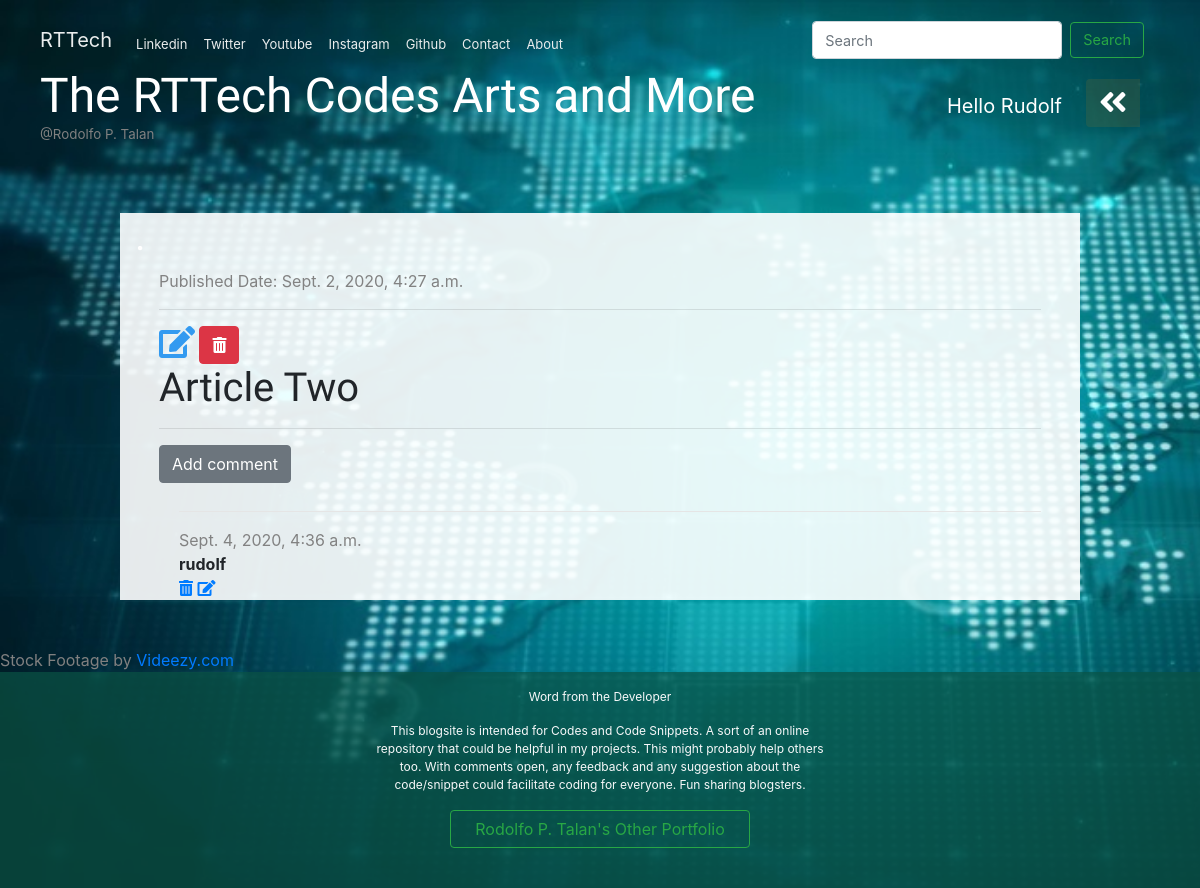
The page /post/14/ (signed in) on the database its author committed.
### blog/models.py (models this page shows, shortened)
class Post(models.Model):
    author = models.ForeignKey("auth.User", on_delete= models.CASCADE)
    title = models.CharField(max_length=200)
    text = models.TextField(null=True)
    created_date = models.DateTimeField(default=timezone.now)
    published_date = models.DateTimeField(blank=True, null=True)

class Comment(models.Model):
    post = models.ForeignKey('blog.Post', on_delete=models.CASCADE, related_name='comments')
    author = models.CharField(max_length=200)
    text = models.TextField()
    created_date = models.DateTimeField(default=timezone.now)
    approved = models.BooleanField(default=False)

### blog/views.py (the view)
# urls.py: path('post/<int:pk>/', views.post_detail, name='post_detail'),
def post_detail(request, pk):
    post = get_object_or_404(Post, pk=pk)
    stuff_for_frontend = {'post': post }
    return render(request, 'blog/post_detail.html', stuff_for_frontend)

### blog/templatetags/markdownify.py (called while the page is built)
@register.filter
def markdown(value):
    renderer = HighlightRenderer()
    markdown = mistune.Markdown(renderer=renderer)
    return markdown(value)

### blog/templates/blog/post_detail.html (shortened to what this page needs)
{% extends 'blog/base.html' %}
{% load markdownify %}
{% block content %}
<h1 style="color:white">.</h1>
<div class=" ml-4  mr-4">
      <div class="post">
        {% if post.published_date %}
            <div class="date">
               Published Date: {{ post.published_date }}
            </div>
        {% endif %}
          <hr>
        {% if user.is_authenticated and user.is_superuser or request.user == post.author%}
            <a href="{% url 'post_edit' pk=post.pk %}"><i class="fas fa-edit fa-2x"
                        style="color: #339af0; vertical-align:sub"></i></a>
            <a href="{% url 'post_delete' pk=post.pk %}" class="btn btn-danger"
                onclick="return confirm('Are you sure you want to delete this post?')">
            <i class="fas fa-trash-alt"></i>
            </a>
        {% endif %}
        <h1>{{ post.title }}</h1>
    </div>
    <hr>
    <a href="{% url 'add_comment_to_post' pk=post.pk %}" class="btn btn-secondary mb-2">Add comment</a>
    {% for comment in post.comments.all %}
        {% if user.is_authenticated and comment.approved  or user.is_superuser or  not comment.approved and comment.author == request.user.username %}
            <div class="comment">
                <hr style="background:rgba(255, 255, 255)">
                <div class="date">
                   {{ comment.created_date }}
                </div>
                <strong>{{ comment.author }}</strong><br>
                {% if comment.author == request.user.username or user.is_superuser %}
					<a href="{% url 'comment_remove' pk=comment.pk %}"><i class="fas fa-trash-alt"></i></a>
				{% endif %}
                {% if comment.author == request.user.username %}
					<a href="{% url 'edit_comment_to_post' pk=comment.pk %}"><i class="fas fa-edit"></i></a>
				{% endif %}
			</div>
        {% endif %}
    {% empty %}
        <p>No comments yet...</p>
     <h1 style="color:white">.</h1>
    {% endfor %}
</div>
{% endblock %}

### blog/templates/blog/base.html (shortened to what this page needs)
<!DOCTYPE html>
<html lang="en">
{% load static %}
{% load markdownify %}
<head>
    <link rel="stylesheet" href="https://stackpath.bootstrapcdn.com/bootstrap/4.1.3/css/bootstrap.min.css">
    <link rel="stylesheet" href="{% static 'css/blog.css' %}">
    <link rel="stylesheet" href="{% static 'css/burger.css' %}">
    <link rel="stylesheet" href="https://use.fontawesome.com/releases/v5.2.0/css/all.css">
    <link rel="stylesheet" href="{% static 'css/zenburn.css' %}">
</head>
<body>
<div >
    <div class="page-header">
        <nav class="navbar navbar-expand-lg navbar-light"  style="padding-bottom:0;padding-left:0;background-color:rgbargba(255, 148, 0, 1);font-size:.9rem; margin-top:0 ">
          <a class="navbar-brand" href="#" style="color:#EAEDED">RTTech</a>
          <div class="collapse navbar-collapse" id="navbarSupportedContent" >
            <ul class="navbar-nav mr-auto">
              <li class="nav-item">
                <a class="nav-link" href="https://ca.linkedin.com/in/rodolfo-talan-80a74017" target="_blank" style="font-size:small;padding-bottom:0 ; color:#EAEDED">Linkedin</a>
              </li>
              <li class="nav-item active">
                <a class="nav-link" href="https://twitter.com/RodolfoTalan" target="_blank" style="font-size:small; padding-bottom:0 ;color:#EAEDED">Twitter</a>
              </li>
              <li class="nav-item">
                <a class="nav-link" href="https://www.youtube.com/channel/UC8J7CJK9jrePNu4l1rOfOJw?view_as=subscriber " target="_blank" style="font-size:small;padding-bottom:0  ;color:#EAEDED">Youtube</a>
              </li>
              <li class="nav-item">
                <a class="nav-link" href="https://www.instagram.com/rtalanrtarts/" target="_blank" style="font-size:small; padding-bottom:0 ;color:#EAEDED">Instagram</a>
              </li>
              <li class="nav-item">
                <a class="nav-link" href="https://github.com/rtalan2020" target="_blank" style="font-size:small; padding-bottom:0 ;color:#EAEDED">Github</a>
              </li>
              <li class="nav-item">
                <a class="nav-link" href="{% url 'contact' %}" style="font-size:small;padding-bottom:0 ;color:#EAEDED">Contact</a>
              </li>
              <li class="nav-item">
                <a class="nav-link" href="{% url 'about' %}" style="font-size:small;padding-bottom:0 ; color:#EAEDED">About</a>
              </li>
            </ul>
            <form class="form-inline my-1" method="get" action="{% url 'post_list' %}">
              <input class="form-control mr-sm-2 my-1"  style="font-size:.9rem" name="search"
                   {% if search == null or search == ''  %} placeholder="Search" {% else %} value="{{search}}" {% endif %}
                   id="realSearchValue"
                   type="search"
                   aria-label="Search">
              <button class="btn btn-outline-success my-2 my-sm-0"
                      style="font-size:.9rem" onclick="transfer()" type="submit">Search</button>
            </form>
          </div>
        </nav>
        {% if user.is_authenticated %}
           <div class="dropdown top-menu btn-group dropleft" >
              <button class="btn  dropdown " type="button" role="button"
                      data-toggle="dropdown" style="background: rgba(255, 148, 0, .1); color:white" data-hover="dropdown")>
               <i class="fas fa-angle-double-left fa-2x"></i>
              </button>
            </div>
            <p class="top-menu mt-4 mr-4">Hello {{ user.username|title }}</p>
        {% endif %}
        <h1 class="rttech"><a href="{% url 'post_list' %}"  data-toggle="tooltip" data-placement="top" title="Home">The RTTech Codes Arts and More</a></h1>
        <p style="font-size:smaller; margin-bottom:0; color:grey">@Rodolfo P. Talan</h6>
    </div>
     <div class="container mt-5 mb-5" style="background:rgba(255, 255, 255,.9);" >
                {% block content %}
                {% endblock %}
     </div>
    <div style="color:grey">
        Stock Footage by <a href="http://videezy.com">Videezy.com</a>
    </div>
    <footer class="footer  mt-auto py-3">
      <div class="container text-center mb-4">
        <p class="text-light" style="font-size:12px">Word from the Developer</p>
        <p class="text-light mb-3" style="font-size:12px;width:50%;margin:auto">This blogsite is intended for Codes and Code Snippets. A sort of an online repository that could be helpful
             in my projects. This might probably help others too. With comments open, any feedback and any suggestion about
            the code/snippet could facilitate coding for everyone. Fun sharing blogsters. </p>
        <a class="btn btn-outline-success px-4" href="#" >
          Rodolfo P. Talan's Other Portfolio
        </a>
      </div>
    </footer>
</div>
</body>
</html>

### blog/static/css/blog.css (style rules this page uses)
html,body { width:100vw; height: 100vh; margin: 0; }
.page-header { background-color: rgba(11, 83, 69, .7); margin-top: 0; padding: 5px 40px 20px 40px; }
.page-header h1, .page-header h1 a { color: #ffffff; font-size: 36pt; text-decoration: none; }
h1, h2, h3, h4 { font-family: 'Bree Serif', 'Tangerine', 'Inconsolata', 'Droid Sans', serif; }
.date { color: #828282; }
.post { margin-bottom: 0px; }
.top-menu, .top-menu:hover { color: #ffffff; float: right; font-size: 15pt; margin-right: 20px; margin-top:12px; }
.comment { margin: 20px 0px 20px 20px; }
.container { margin:auto; width:80% }
.rttech { margin-bottom:0; padding-top:0; }
.footer { background-color: rgba(11, 83, 69, 0.7); }
body ul, body ol { line-height: 0; }

### blog/static/css/burger.css (style rules this page uses)
.dropdown { position: relative; display: inline-block; }

### rows shown on the page
Post: published_date "Sept. 2, 2020, 4:27 a.m.", title "Article Two"
Comment: created_date "Sept. 4, 2020, 4:36 a.m.", author "rudolf"

### other values the page prints
{{ user.username|title }} "Rudolf"
